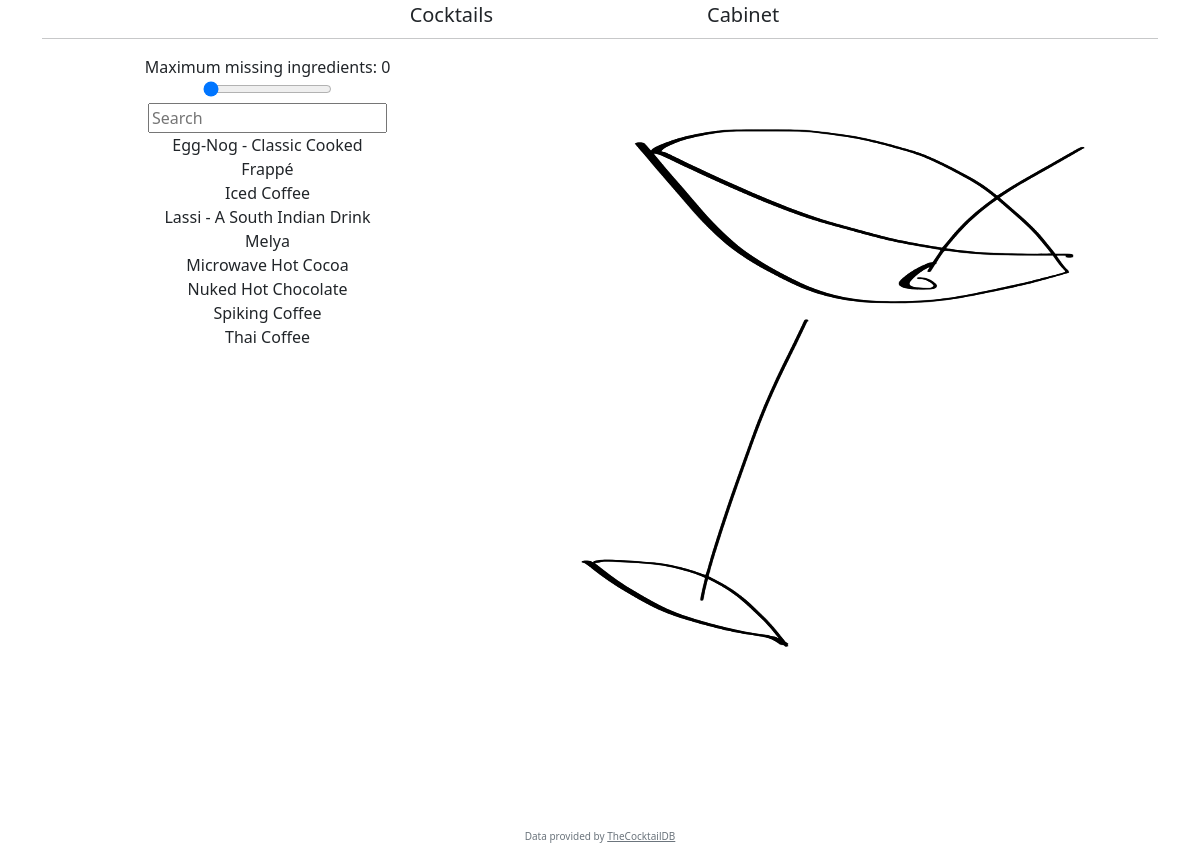
The page / on the database its author committed.
### tables this page shows
CREATE TABLE cocktails (idDrink INT PRIMARY KEY,strDrink,strCategory,strIBA,strAlcoholic,strGlass,strIngredient1,strIngredient2,strIngredient3,strIngredient4,strIngredient5,strIngredient6,strIngredient7,strIngredient8,strIngredient9,strIngredient10,strIngredient11,strIngredient12,strIngredient13,strIngredient14,strIngredient15,strMeasure1,strMeasure2,strMeasure3,strMeasure4,strMeasure5,strMeasure6,strMeasure7,strMeasure8,strMeasure9,strMeasure10,strMeasure11,strMeasure12,strMeasure13,strMeasure14,strMeasure15,strInstructions,numIngredients);

### app.py (the view)
@app.route("/", methods=["GET", "POST"])
def index():
    drinks_cabinet.refresh()
    items = drinks_cabinet.have()
    items = convert_items(items)
    cocktails = []
    for entry in book:
        missing = entry.availability(items)
        number_missing = len(missing)
        cocktails.append({"id":entry.id, "name":entry.name, "number_missing":number_missing, "missing":missing})
    cocktails = sorted(cocktails, key = lambda entry: entry["name"])
    if request.args.get("idDrink"):
        idDrink = int(request.args.get("idDrink"))
        drink = book.index[idDrink]
    else:
        drink = None
    return render_template(
        "cocktails.html", cocktails=cocktails, drink=drink
    )

### app.py (called while the page is built)
def convert_items(items):
  if type(items) != list:
    items = list([items, items])
  ingredients = set()
  for item in items:
    db_entry = db.execute("SELECT ingredient FROM ingredients WHERE item = ?", item)
    for field in db_entry:
      ingredients.add(field['ingredient'])
  return(ingredients)

  def __iter__(self):
    for entry in self.index:
      yield self.index[entry]

  def availability(self, ingredients = []):
    availability = []
    for ingredient in self.ingredients:
      if ingredient in ingredients:
        pass
      else:
        availability.append(ingredient)
    return availability

  def refresh(self):
    request_1 = db.execute("SELECT item, category, have FROM ingredients ORDER BY item")
    items = {}
    for row in request_1:
      items.update({row['item'] : {'category' : row['category'],'have' : row['have']}})
    self.items = items
    """ categorisation of items as a dictionary of format { category : [ item, item, item ...] , .. } """
    request_2 = db.execute("SELECT DISTINCT category FROM ingredients ORDER BY category")
    categories = {}
    for row in request_2:
      categories.update({row['category']:[]})
    for item in items.keys():
      categories[items[item]['category']].append(item)
    self.categories = categories

  def have(self):
    have = []
    for entry in self.items:
      if self.items[entry]['have']:
        have.append(entry)
    return have

### templates/cocktails.html (shortened to what this page needs)
{% extends "layout.html" %}
{% block left %}
          <div>
            <div class="container overflow-auto collapse in d-sm-block text-center" style="height:100%" id="hide">
  <div>
    <div class="row">
      <div class="col">
        <div id="selector" class="slidecontainer">
        <span>Maximum missing ingredients:</span>
        <span id="f"></span>
        <br>
        <input type="range" min="0" max="9" value="0" class="slider" style="max-width:75%" id="myRange" onpointerup="refreshCocktails()"></input>
        </div>
      <div class="search">
        <input id="text_filter" type="text" style="max-width:75%" onkeyup="refreshCocktails()" placeholder="Search"></input>
        </div>
      </div>
    </div>
  <div>
    <div class="row">
      <div class="col overflow-scroll"  style="height: 680px">
        <ul class="overflow-auto list-unstyled"  id="cocktails">
          {% for cocktail in cocktails %}
          <li>
            <div missing="{{cocktail.number_missing}}" class="nav-link active d-none d-sm-block" onclick="addRecipie('{{cocktail.id}}')" >{{cocktail.name}}<br>
            </div>
          </li>
        {% endfor %}
        </ul>
      </div>
    </div>
  </div>
</div>
              </div>
            </div>
{% endblock %}
{% block right %}
<img src="/static/martini.svg" class="img-fluid" alt="" id="martini"></img>
{% endblock %}

### templates/layout.html (shortened to what this page needs)
<!DOCTYPE html>
<html lang="en-gb">
  <head>
    <link href="https://cdn.jsdelivr.net/npm/bootstrap@5.2.3/dist/css/bootstrap.min.css" rel="stylesheet">
  </head>
  <body>
    <div class="container vh-100">
      <div id="menu" class="row h-5">
        <div class="col-5 text-end">
          <a class="nav-link active navigation  fs-5" href="/">Cocktails</a>
          </div>
        <div class="col-2">
        </div>
        <div class="col-5 text-start">
          <a class="nav-link active navigation fs-5" href="/cabinet">Cabinet</a>
          </div>
        </div>
        <hr class="mt-2 mb-3"/>
      <div class="row h-80">
        <div class="col-sm-5" id="left">
              {% block left %}
              {% endblock %}
          </div>
        <div class="col-sm-7" id="right recipies">
          <div class="container-fluid  text-center overflow-auto" >
            {% block right %}
            {% endblock %}
            </div>
          </div>
        </div>
        <footer class="footer mt-auto py-3">
          <div class="text-center text-muted" style="font-size: 10px">
            Data provided by <a href="https://www.thecocktaildb.com/" class="text-reset">TheCocktailDB</a>
          </div>
        </footer>
      </div>
      </body>
</html>

### rows shown on the page
cocktails: name "Egg-Nog - Classic Cooked"
cocktails: name "Frappé"
cocktails: name "Iced Coffee"
cocktails: name "Lassi - A South Indian Drink"
cocktails: name "Melya"
cocktails: name "Microwave Hot Cocoa"
cocktails: name "Nuked Hot Chocolate"
cocktails: name "Spiking Coffee"
cocktails: name "Thai Coffee"
